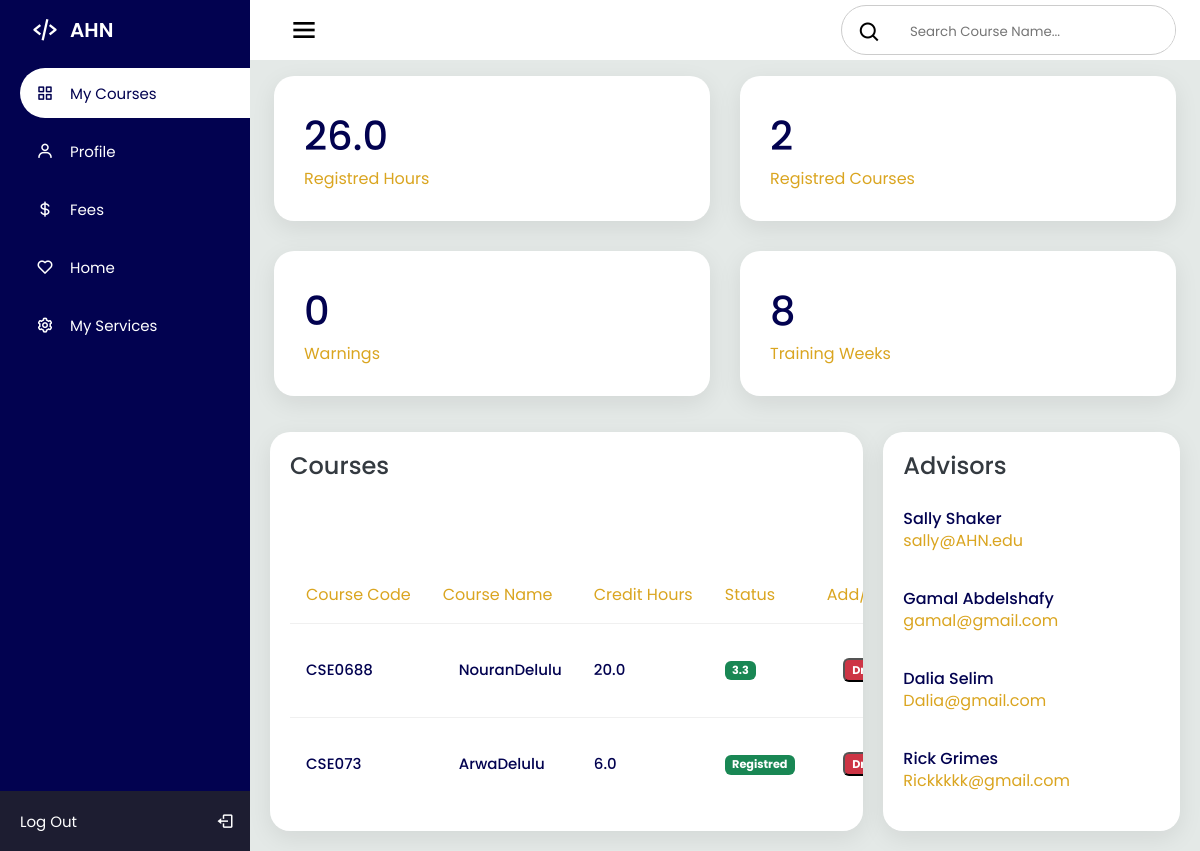
Screenshot of /courses with the database file from the repository.
### AHNapp/models.py (models this page shows)
class Course(models.Model):
    id = models.AutoField(primary_key=True)
    Studentid = models.ForeignKey(Student, on_delete=models.CASCADE, default=0)
    CourseTitle = models.CharField(max_length=200)
    CourseCode = models.CharField(max_length=200)
    CourseWeight = models.FloatField()
    CourseGrade = models.FloatField()
    isReg = models.BooleanField(default=False)

class User(models.Model):
    name = models.CharField(max_length=200)
    password = models.CharField(max_length=200)
    id = models.AutoField(primary_key=True)
    email = models.EmailField(max_length=200)

class Advisor(User):
    position = models.CharField(max_length=200)

class User(models.Model):
    name = models.CharField(max_length=200)
    password = models.CharField(max_length=200)
    id = models.AutoField(primary_key=True)
    email = models.EmailField(max_length=200)

### AHNapp/views.py (the view)
# urls.py: path('courses', views.courses, name='courses'),
def courses(request):
    items = Course.objects.all()
    advisorat = Advisor.objects.all()
    total_weight = Course.objects.all().filter(isReg=True).aggregate(Sum('CourseWeight'))['CourseWeight__sum']
    regis_num = Course.objects.filter(isReg=True).count()
    return render(request, 'courses.html', {'courses': items,'total_weight': total_weight,"regis_num":regis_num,'advisorat':advisorat})

### AHNapp/templates/courses.html (shortened to what this page needs)
<!DOCTYPE html>
<html lang="en">
<head>
  <link rel="stylesheet" href="courses.css">
  <link href='https://unpkg.com/boxicons@2.1.1/css/boxicons.min.css' rel='stylesheet'>
</head>
<body>
  <div class="sidebar">
    <div class="logo_details">
      <i class='bx bx-code-alt'></i>
      <div class="logo_name">
        AHN
      </div>
    </div>
    <ul>
      <li>
        <a href="#" class="active">
          <i class='bx bx-grid-alt'></i>
          <span class="links_name">
            My Courses
          </span>
        </a>
      </li>
      <li>
        <a href="#">
            <i class='bx bx-user'></i>
          <span class="links_name">
            Profile
          </span>
        </a>
      </li>
      <li>
        <a href="fees.html">
          <i class='bx bx-dollar' ></i>
          <span class="links_name">
            Fees
          </span>
        </a>
      </li>
      <li>
        <a href="homepage.html">
          <i class='bx bx-heart'></i>
          <span class="links_name">
            Home
          </span>
        </a>
      </li>
      <li>
        <a href="#">
          <i class='bx bx-cog'></i>
          <span class="links_name">
            My Services
          </span>
        </a>
      </li>
      <li class="login">
        <a href="index.html">
          <span class="links_name login_out">
            Log Out
          </span>
          <i class='bx bx-log-out' id="log_out"></i>
        </a>
      </li>
    </ul>
  </div>
  <section class="home_section">
    <div class="topbar">
      <div class="toggle">
        <i class='bx bx-menu' id="btn"></i>
      </div>
      <div class="search_wrapper">
        <label>
          <span>
            <i class='bx bx-search'></i>
          </span>
          <input type="search" placeholder="Search Course Name...">
        </label>
      </div>
    </div>
    <div class="card-boxes">
      <div class="box">
        <div class="right_side">
          <div class="numbers">{{total_weight}}</div>
          <div class="box_topic">Registred Hours </div>
        </div>
      </div>
      <div class="box">
        <div class="right_side">
          <div class="numbers">{{regis_num}}</div>
          <div class="box_topic">Registred Courses</div>
        </div>
      </div>
      <div class="box">
        <div class="right_side">
          <div class="numbers">0</div>
          <div class="box_topic">Warnings</div>
        </div>
      </div>
      <div class="box">
        <div class="right_side">
          <div class="numbers">8</div>
          <div class="box_topic">Training Weeks</div>
        </div>
      </div>
    </div>
    <div class="details">
      <div class="Course_name">
        <div class="card_header">
          <h2>Courses</h2>
        </div>
        <table>
          <thead>
            <tr>
              <td>Course Code</td>
              <td>Course Name</td>
              <td>Credit Hours</td>
              <td>Status</td>
              <td>Add/Drop Request</td>
            </tr>
          </thead>
          <tbody>
            {% for course in courses %}
            <tr>
              <td>{{course.CourseCode}}</td>
              <td>{{course.CourseTitle}}</td>
              <td>{{course.CourseWeight}}</td>
              <td>
              {%if course.isReg %}
                {% if course.CourseGrade > 0.00 %}
                  <span class="badge bg_seccuss">
                    {{course.CourseGrade}}
                  </span>
                {% else %}
                  <span class="badge bg_seccuss">
                    Registred
                  </span>
                {% endif %}
              </td>
              <td>
                <form method="POST" action="{% url 'drop_course' course.id %}">
                  <button type="submit" class="badge bg_danger">Drop</button>
              </form>
            </td>
              {% endif %}
            </tr>
          {% endfor %}
          </tbody>
        </table>
      </div>
      <div class="Tutors_name">
        <div class="card_header">
          <h2>Advisors</h2>
        </div>
        <table>
          <tbody>
            {% for advisor in advisorat %}
            <tr>
              <td>
                <h4>{{advisor.name}}</h4>
                <span>{{advisor.email}}</span>
              </td>
            </tr>
            {% endfor %}
              <td>
                <h4>Rick Grimes</h4>
                <span>Rickkkkk@gmail.com</span>
              </td>
          </tbody>
        </table>
      </div>
    </div>
  </section>
</body>
</html>

### rows the page displays
Course: CourseCode "CSE0688", CourseTitle "NouranDelulu", CourseWeight "20.0", CourseGrade "3.3"
Course: CourseCode "CSE073", CourseTitle "ArwaDelulu", CourseWeight "6.0", isReg "Registred"
Advisor: name "Sally Shaker", email "sally@AHN.edu"
Advisor: name "Gamal Abdelshafy", email "gamal@gmail.com"
Advisor: name "Dalia Selim", email "Dalia@gmail.com"

### other values shown
{{ total_weight }} "26.0"
{{ regis_num }} "2"
